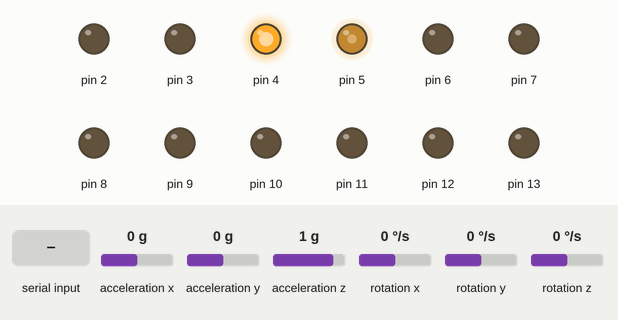
Recording of a sketch running on a simulated Arduino Uno, built with avr-gcc and run on an emulated ATmega328P. On the bench: output pins drawn as LEDs (lit = HIGH). The test bench sets the inputs (shaded band); at power-on: acceleration x 0 g, acceleration y 0 g, acceleration z 1 g, rotation x 0 °/s, rotation y 0 °/s, rotation z 0 °/s. What the sketch prints to the serial monitor is not drawn.

Above: at 3.2 s.
3.3 s: acceleration x set to -1.4 g
At 4.8 s:
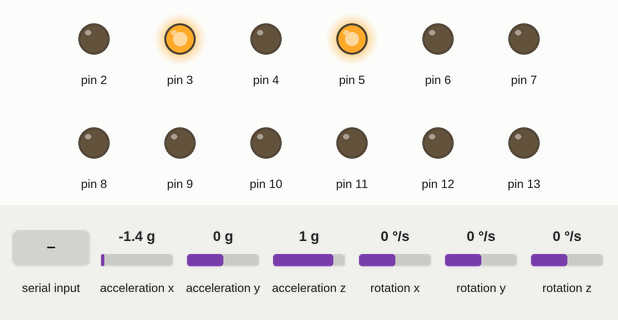
5.5 s: "q\n" received over Serial
At 7.2 s:
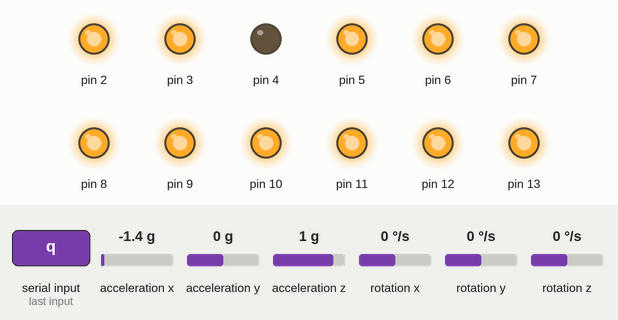
8.1 s: acceleration x set to 0.1 g
At 8.6 s:
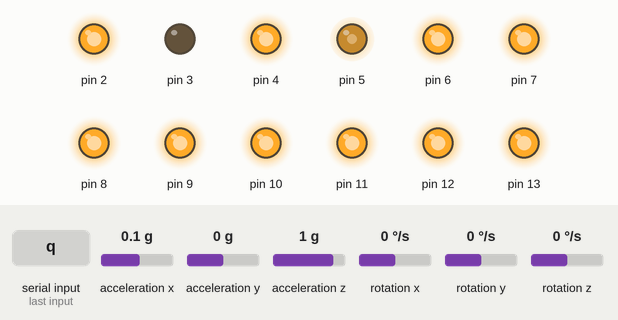
11.1 s: acceleration x set to -1.4 g
At 11.52 s:
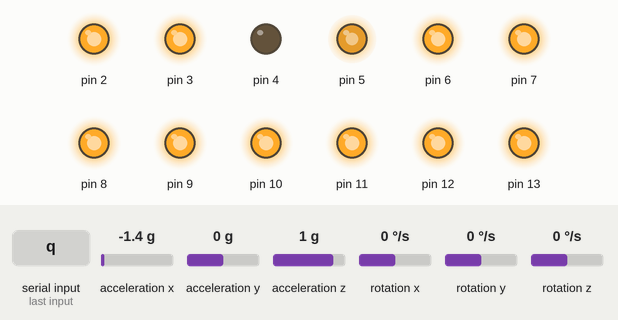
Timing chart, 0 to 14.1 s (numbered marks = the images above; inputs shaded):
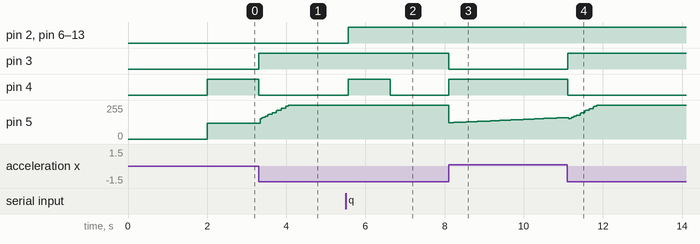

Measured:
- after the input at 3.3 s, pin 3: LOW → HIGH at once; pin 4: HIGH → LOW at once; pin 5: moves from 120/255 to 254/255 over 0.71 s, starting at once
- after the input at 5.5 s, pin 2, pin 6–13: LOW → HIGH after 0.06 s; pin 4: LOW → HIGH after 0.06 s, → LOW 1.1 s later; pin 5: 254/255 → 255/255 after 0.06 s, → 254/255 1.1 s later
- after the input at 8.1 s, pin 3: HIGH → LOW at once; pin 4: LOW → HIGH at once
- after the input at 11.1 s, pin 3: LOW → HIGH at once; pin 4: HIGH → LOW at once

The sketch:

nahumtakum.ino
```cpp
#include "clicli.h"
#include "nahumtakum.h"

clicli cli;
nahumtakum nahumtakum(3, 4, 5);

void setup() {
  cli.begin();
  nahumtakum.begin();
}

void loop() {
  cli.run();
  nahumtakum.run();//updates the gyro values
  delay(0);
  nahumtakum.tumble(1, 5, 0.05);
  delay(0);
}
```

clicli.cpp
```cpp
/*

                    CLI Software for Arduino

               A Simple Command Line Interface

              Feature                |  CLI Usage
___________________________________________________
 Digial Write HIGH to a specific pin |  h (pin)
 Digial Write LOW to a specific pin  |  l (pin)
 Analog Write to pwm ports           |  a (pin) (value)
 Digital Read                        |  r (pin)
 Analog Read                         |  e (pin)
 all pins SET                        |  q
 all pins RESET                      |  w


      by Gal Arbel
      Oct 2022

      Credits: Shimi Mahluf

*/


#include "clicli.h"
#include "Arduino.h"

const unsigned int MAX_MESSAGE_LENGTH = 64;

clicli::clicli() {}

void clicli::begin() {
  Serial.begin(115200);
  Serial.println("\nenjoy using clicli!");
}
void clicli::run() {

// CLI - Messages from Terminal
  while (Serial.available() > 0) {
   char message[MAX_MESSAGE_LENGTH];
   static unsigned int message_pos = 0;
   char inByte = Serial.read();   //Read the next available byte in the serial receive buffer
    if ( inByte != '\n' && (message_pos < MAX_MESSAGE_LENGTH - 1) )
     {
     message[message_pos] = inByte;  //Add the incoming byte to our message
     message_pos++;
     }
     //Full message received...
     else
     {
      message[message_pos] = '\0';     //Add null character to string
      Serial.println(message);     //echo the message to terminal

      int command[4];
      int argindex = 0;
      char cmd;
      char delim[] = " ";
	     char tmpmsg[MAX_MESSAGE_LENGTH];
       strcpy(tmpmsg,message);
       message_pos = 0;
       message[message_pos] = '\0';     //Add null character to string

        char *ptr = strtok(tmpmsg, delim);
	      while(ptr != NULL)
	       {
		      //Serial.printf("'%s'\n", ptr);
          if (argindex == 0) {
            cmd = ptr[0];
          }
          command[argindex] = atoi(ptr);
          //Serial.println(command[argindex]);
          argindex++;
		      ptr = strtok(NULL, delim);
	       }

      switch (cmd) {
       case 'h': //Set port to HIGH
        pinMode(command[1],OUTPUT);
        digitalWrite(command[1],HIGH);
        Serial.print("Pin ");
        Serial.print(command[1]);
        Serial.println(" is SET");
        delay(1000);
        break;
       case 'l': // Set port to LOW
        pinMode(command[1],OUTPUT);
        digitalWrite(command[1],LOW);
        Serial.print("Pin ");
        Serial.print(command[1]);
        Serial.println(" is RESET");
        delay(1000);
        break;

       case 'a': // analog Write to pwm ports
        pinMode(command[1],OUTPUT);
        analogWrite(command[1],command[2]);
        Serial.print("Writing ");
        Serial.print(command[2]);
        Serial.print(" to pin ");
        Serial.println(command[1]);
        delay(1000);
        break;

       case 'r': // digital read
        pinMode(command[1],INPUT);
        Serial.print("Pin ");
        Serial.print(command[1]);
        Serial.print(" Value = ");
        Serial.println(digitalRead(command[1]));
        delay(1000);
        break;

        case 'e': // analog read
        pinMode(command[1],INPUT);
        Serial.print("Pin ");
        Serial.print(command[1]);
        Serial.print(" Value = ");
        Serial.println(analogRead(command[1]));
        delay(1000);
        break;

       case 'q': //Set port to HIGH
        for(int i = 2; i < 14; i++){
          pinMode(i ,OUTPUT);
          digitalWrite(i, HIGH);

        }
        Serial.println("all Pin are SET");
        delay(1000);
        break;
      case 'w': //Set port to HIGH
        for(int i = 13; i > 1; i--){
          pinMode(i ,OUTPUT);
          digitalWrite(i, LOW);

        }
        Serial.println("all Pin are RESET");
        delay(1000);
        break;
       message_pos = 0;     //Reset for the next message
      }
   }
   delay (60);

 }

}
```

clicli.h
```cpp
#ifndef CLICLI_H
#define CLICLI_H
 class clicli {

  public:
   clicli();
   void begin();   //must be called from  void setup()
   void run();   //must be called from  void loop()

 };
#endif 
```

nahumtakum.cpp
```cpp
#include "HardwareSerial.h"
#include "Arduino.h"
#include "nahumtakum.h"
#include "Wire.h"
#include <MPU6050_light.h>

MPU6050 mpu(Wire);

unsigned long timer = 0;
bool debug = false;
bool integralflag = false;


nahumtakum::nahumtakum(int in1, int in2, int Ena){
  _in1 = in1;
  _in2 = in2;
  _Ena = Ena;
  pinMode(_in1, OUTPUT);
  pinMode(_in2, OUTPUT);
  pinMode(_Ena, OUTPUT);

}

void nahumtakum::begin() {
  Wire.begin();
  byte status = mpu.begin();
  Serial.print(F("MPU6050 status: "));
  Serial.println(status);
  while (status != 0) {}  // stop everything if could not connect to MPU6050
  Serial.println(F("Calculating offsets, do not move MPU6050"));
  delay(1000);
  mpu.calcOffsets();  // gyro and accelero
  previousTime = millis();
  Serial.println("Done!n");
}

void nahumtakum::run() {
  mpu.update();
  if ((millis() - timer) > 10) {  // print data every 10ms
    if(debug){
      Serial.print("X: ");
      Serial.print(mpu.getAngleX());
      Serial.print("\tY : ");
      Serial.print(mpu.getAngleY());
      Serial.print("\t Z : ");
      Serial.println(mpu.getAngleZ());
    }
    timer = millis();
  }
}
int nahumtakum::getpitch(){
  return int(mpu.getAngleY());
}

double nahumtakum::PIDcalc(double sp, int pv) {
    currentTime = millis(); // Get current time
    elapsedTime = (currentTime - previousTime) / 1000.0; // Compute time elapsed in seconds

    if (elapsedTime == 0) {
        elapsedTime = 0.001; // Prevent division by zero by setting a small value
    }

    error = sp - pv; // Determine error
    //Serial.print("Current Error: "); Serial.println(error);
    //Serial.print("Last Error: "); Serial.println(lastError);
    if (!integralflag) { // Error is still accumulating, did not change direction yet
        cumError += (error * elapsedTime); // Compute integral
    } else { // Error has changed direction
        cumError = 0; // Reset cumulative error
        Serial.println("Resetting Integral value");
    }

    rateError = (error - lastError) / elapsedTime; // Compute derivative deltaError/deltaTime
    //Serial.print("rateError = "); Serial.println(rateError);

    // Check if the error has changed direction
    if ((error > 0 && lastError < 0) || (error < 0 && lastError > 0 || error ==0)) {
        integralflag = true;
    } else {
        integralflag = false;
    }

    Serial.print("I = "); Serial.println(cumError);

    out = error * _kp + cumError * _ki + rateError * _kd; // PID output

    lastError = error; // Remember current error
    previousTime = currentTime; // Remember current time

    // Limit the output for smoother operation
    if (out > 254) { out = 254; }
    if (out < -254) { out = -254; }

    Serial.print("out value = "); Serial.println(out);
    return out; // The function returns the PID output value
}

void nahumtakum::tumble(int kp, int ki, int kd){
  _kp = kp;
  _ki = ki;
  _kd = kd;
  int pitch = getpitch();
  Serial.print("pitch = "); Serial.println(pitch);
  int inp = PIDcalc(0, pitch); //0 is the setpoint
  if(inp < 0){
    digitalWrite(_in1, HIGH);
    digitalWrite(_in2, LOW);
  } else {
    digitalWrite(_in1, LOW);
    digitalWrite(_in2, HIGH);
  }
  inp = map(abs(inp), 0, 254, 120, 254);
  analogWrite(_Ena, inp);
}
```

nahumtakum.h
```cpp
#ifndef NAHUMTAKUM_H
#define NAHUMTAKUM_H
 class nahumtakum {

  public:
   nahumtakum(int in1, int in2, int Ena);
   void begin();   //must be called from  void setup()
   void run();   //must be called from  void loop()
   int getpitch();
   double PIDcalc(double sp, int pv);
   void tumble(int kp, int ki, int kd);
  private:
    unsigned long currentTime, previousTime;
    double elapsedTime;
    double error, lastError;
    double input, output;
    double cumError, rateError;
    double _kp, _ki, _kd;
    int _in1, _in2, _Ena;
    int out;

 };
#endif 
```
